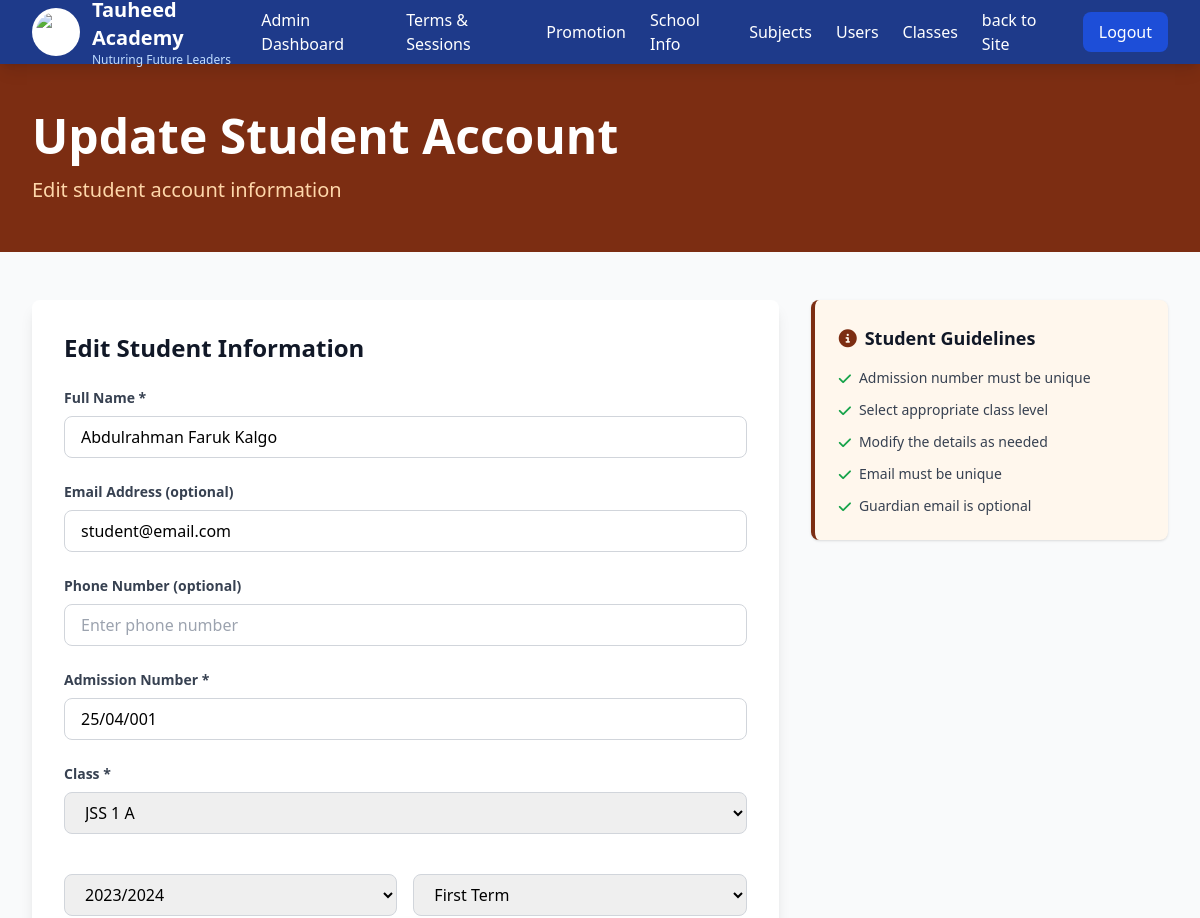
Before: /pages/admin/users-management/student-update.php?id=1 (upper part) with the older database file.
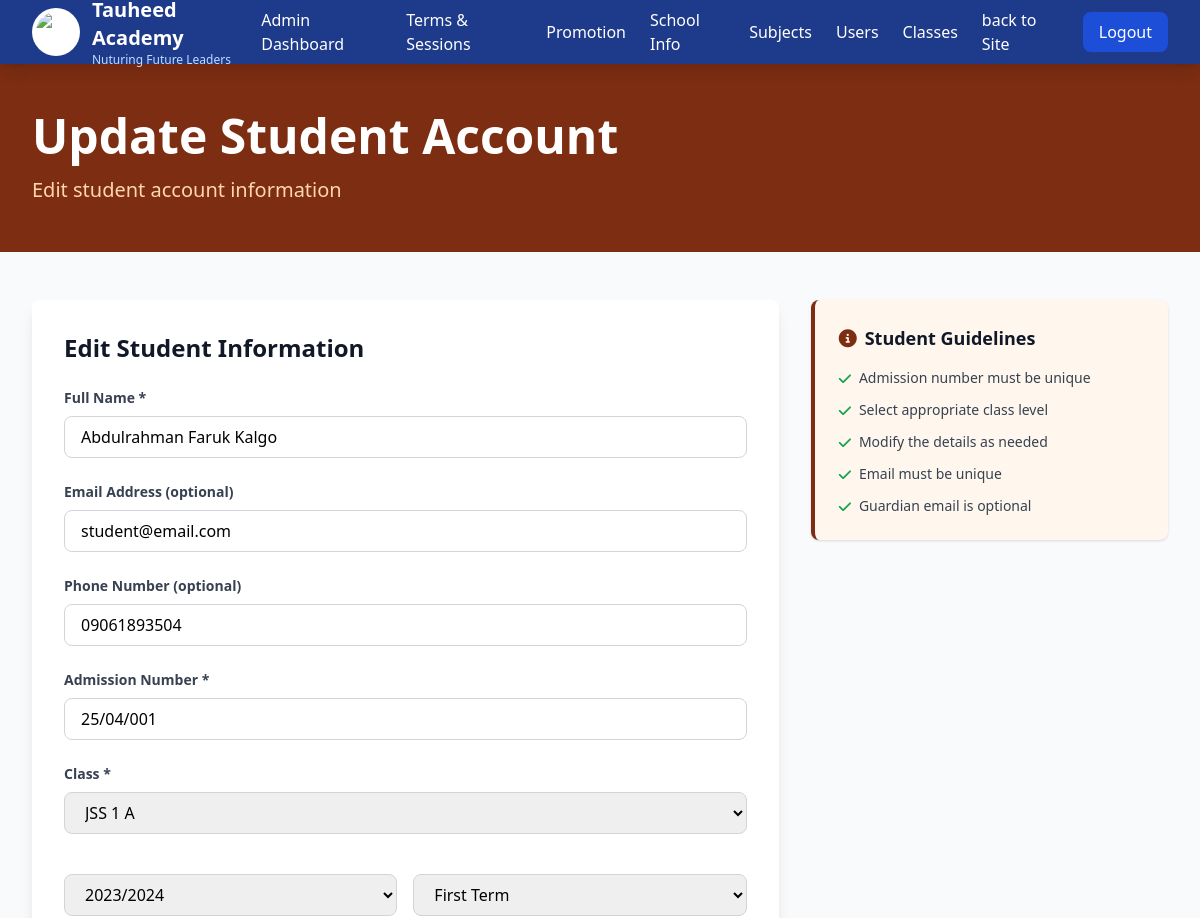
After: the same page with the newer database file.
### tables this page shows
CREATE TABLE `students` (
  `id` int(11) NOT NULL,
  `name` varchar(100) NOT NULL,
  `admission_number` varchar(50) NOT NULL,
  `email` varchar(100) DEFAULT NULL,
  `phone` varchar(20) DEFAULT NULL,
  `guardian_id` int(11) DEFAULT NULL,
  `dob` date DEFAULT NULL,
  `picture` varchar(255) DEFAULT NULL,
  `password` varchar(255) NOT NULL,
  `reset_token` varchar(50) DEFAULT NULL,
  `status` enum('active','inactive') DEFAULT 'active',
  `gender` enum('male','female') DEFAULT 'male',
  `class_id` int(11) DEFAULT NULL,
  `arm_id` int(11) DEFAULT NULL,
  `term_id` int(11) DEFAULT NULL,
  `created_at` timestamp NOT NULL DEFAULT current_timestamp(),
  `updated_at` timestamp NOT NULL DEFAULT current_timestamp() ON UPDATE current_timestamp()
);

CREATE TABLE `classes` (
  `id` int(11) NOT NULL,
  `section_id` int(11) NOT NULL,
  `name` varchar(100) NOT NULL,
  `created_at` timestamp NOT NULL DEFAULT current_timestamp(),
  `updated_at` timestamp NOT NULL DEFAULT current_timestamp() ON UPDATE current_timestamp()
);

### pages/admin/users-management/student-update.php (the view, shortened to what the changed rows need)
<?php
include(__DIR__ . '/../../../includes/header.php');
if (isset($_GET['id'])) {
    $id = $_GET['id'];
    $stmt = $conn->prepare("SELECT
    students.*,
    classes.name AS class_name,
    sessions.id AS session_id,
      sessions.name AS session_name,
    terms.id AS term_id,
    terms.name AS term_name,
    class_arms.name AS class_arm_name
FROM students
LEFT JOIN classes
    ON students.class_id = classes.id
LEFT JOIN class_arms
    ON students.arm_id = class_arms.id
LEFT JOIN terms
    ON terms.id = students.term_id
    LEFT JOIN sessions
    ON sessions.id = terms.session_id
    where students.id = ?
");
    $stmt->bind_param('i', $id);
    $stmt->execute();
    $result = $stmt->get_result();
    if ($result->num_rows > 0) {
        $student = $result->fetch_assoc();
    } else {
        header('Location: ' . route('back'));
        exit;
    }
}
$stmt = $conn->prepare(" SELECT
        classes.id AS class_id,
        classes.name as class_name,
        teachers.id AS teacher_id,
        teachers.name AS teacher_name,
        sections.id as section_id,
        sections.name as section_name,
        class_arms.id as arm_id,
        class_arms.name as arm_name
    FROM classes
     LEFT JOIN class_class_arms
    ON class_class_arms.class_id = classes.id
    LEFT JOIN teachers
    ON class_class_arms.teacher_id = teachers.id
     LEFT JOIN sections
    ON classes.section_id = sections.id
     LEFT JOIN class_arms
    ON class_class_arms.arm_id = class_arms.id
");
$stmt->execute();
$result = $stmt->get_result();
$classes = $result->fetch_all(MYSQLI_ASSOC);
?>
<body class="bg-gray-50">
    <?php include(__DIR__ . '/../includes/admins-section-nav.php')  ?>
    <section class="bg-orange-900 text-white py-12">
        <div class="max-w-7xl mx-auto px-4 sm:px-6 lg:px-8">
            <h1 class="text-4xl md:text-5xl font-bold mb-4">Update Student Account</h1>
        </div>
    </section>
    <section class="py-12 bg-gray-50">
        <div class="max-w-7xl mx-auto px-4 sm:px-6 lg:px-8">
            <div class="grid md:grid-cols-3 gap-8">
                <div class="md:col-span-2">
                    <div class="bg-white rounded-lg shadow-lg p-8">
                        <h2 class="text-2xl font-bold text-gray-900 mb-6">Edit Student Information</h2>
                        <form id="updateStudentForm" class="space-y-6" method="post">
                            <div>
                                <label for="fullName" class="block text-sm font-semibold text-gray-700 mb-2">Full Name *</label>
                                <input type="text" id="fullName" name="fullName" class="w-full px-4 py-2 border border-gray-300 rounded-lg focus:outline-none focus:ring-2 focus:ring-orange-900" placeholder="Enter full name" value="<?= $student['name'] ?>">
                            </div>
                            <div>
                                <label for="email" class="block text-sm font-semibold text-gray-700 mb-2">Email Address (optional)</label>
                                <input type="email" id="email" name="email" class="w-full px-4 py-2 border border-gray-300 rounded-lg focus:outline-none focus:ring-2 focus:ring-orange-900" placeholder="Enter email address" value="<?= $student['email'] ?>">
                            </div>
                            <div>
                                <label for="phone" class="block text-sm font-semibold text-gray-700 mb-2">Phone Number (optional)</label>
                                <input type="tel" id="phone" name="phone" class="w-full px-4 py-2 border border-gray-300 rounded-lg focus:outline-none focus:ring-2 focus:ring-purple-900" placeholder="Enter phone number" value="<?= $student['phone'] ?>">
                            </div>
                            <div>
                                <label for="admissionNumber" class="block text-sm font-semibold text-gray-700 mb-2">Admission Number *</label>
                                <input type="text" id="admissionNumber" name="admissionNumber" class="w-full px-4 py-2 border border-gray-300 rounded-lg focus:outline-none focus:ring-2 focus:ring-orange-900" placeholder="e.g., EA/2025/001" value="<?= $student['admission_number'] ?>">
                            </div>
                            <div>
                                <label for="class" class="block text-sm font-semibold text-gray-700 mb-2">Class *</label>
                                <select id="class" name="class" class="w-full px-4 py-2 border border-gray-300 rounded-lg focus:outline-none focus:ring-2 focus:ring-orange-900">
                                    <?php foreach ($classes as $classItem): ?>
                                        <option value="<?= $classItem['class_id'] . '|' . $classItem['arm_id'] ?>"
                                            <?= ($student && $classItem['class_id'] == $student['class_id'] && $classItem['arm_id'] == $student['arm_id']) ? 'selected' : '' ?>>
                                            <?= $classItem['class_name'] . ' ' . $classItem['arm_name'] ?>
                                        </option>
                                    <?php endforeach; ?>
                                </select>
                            </div>
                        </form>
                    </div>
                </div>
            </div>
        </div>
    </section>
</body>
</html>

Changed rows visible on the page:
changed students "Abdulrahman Faruk Kalgo": phone (not shown) → "09061893504"
